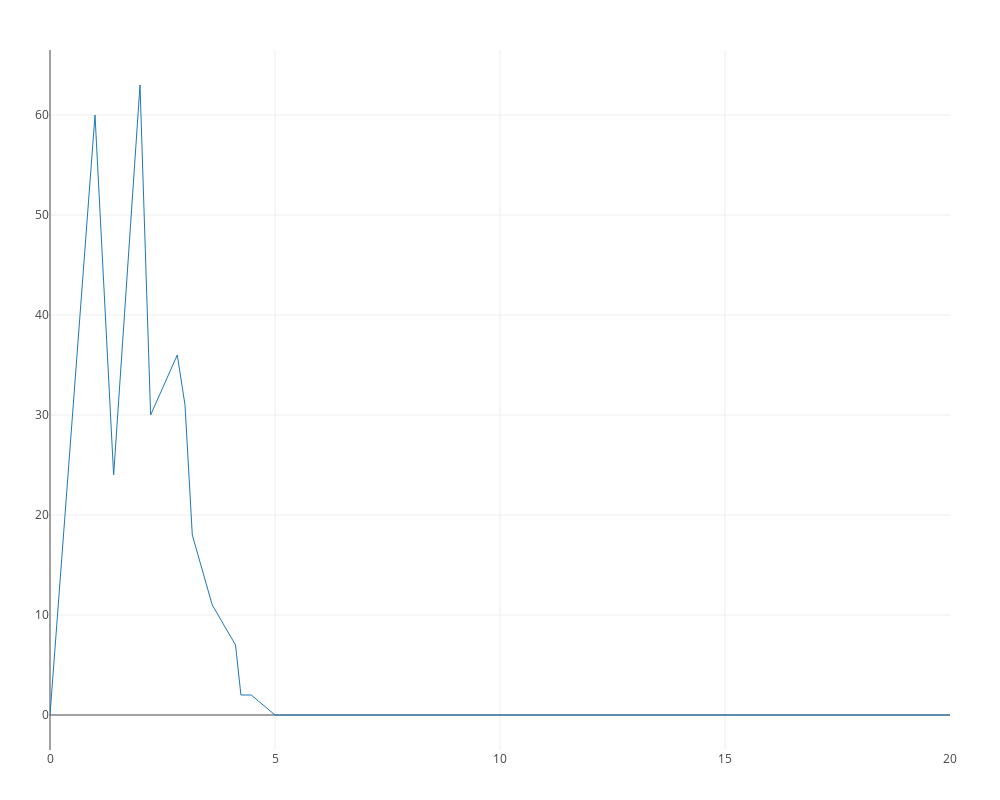

Write notebook code for a chart like this one.
### Code cell
plotbetticurve_pjs(C, dim=1)

### Figure 1 — Plotly figure (JSON) as saved in the notebook; plotly's stock layout.template omitted (floating-point values rounded to 4 significant figures; data arrays with more than 128 entries replaced by an {"elided": "..."} marker saying what was removed)
{"data": [{"line": {"width": 1}, "mode": "line", "type": "scatter", "x": {"elided": "146 float values"}, "y": {"elided": "146 int values"}}], "layout": {"height": 800, "hovermode": "closest", "margin": {"b": 50, "l": 50, "r": 50, "t": 50}, "scene": {"aspectmode": "manual", "aspectratio": {"x": 1, "y": 3.15}}, "showlegend": false, "width": 1000}}
